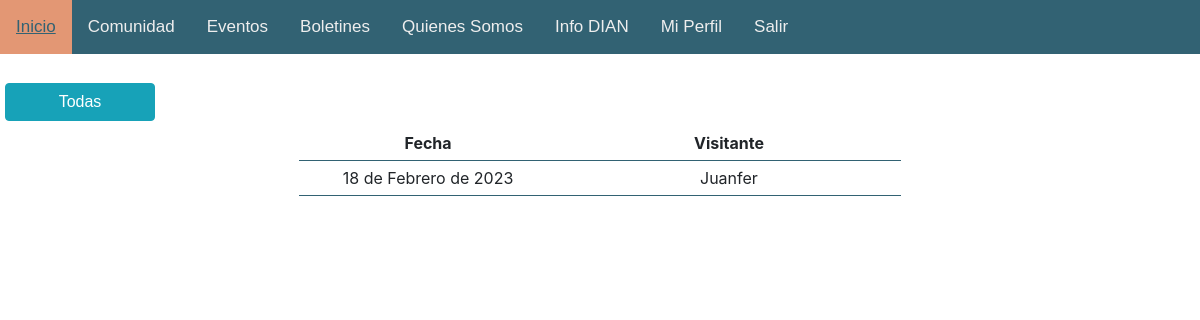
/visit/myvisits/ (signed in), run on an earlier commit of the app's database.
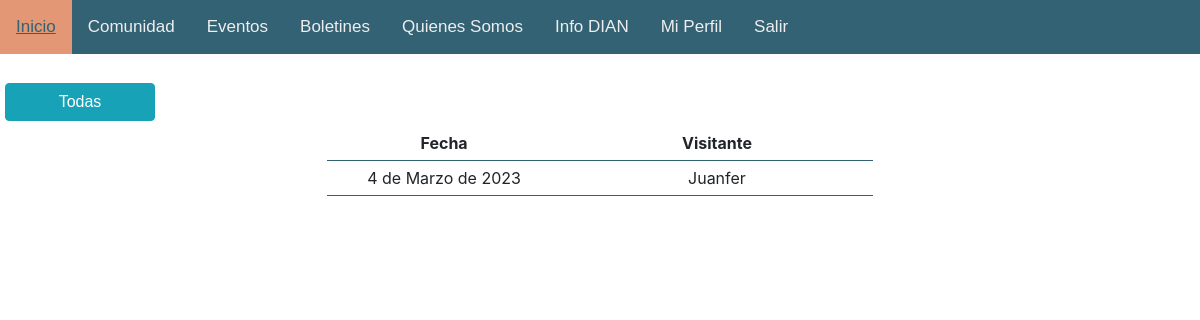
And on a later commit of the database.
### visit/models.py (models this page shows)
class VisitCalendar(models.Model):
    visitor = models.ForeignKey(CustomUser, on_delete=models.CASCADE)
    date = models.DateField()

### users/models.py (models this page shows, shortened)
class CustomUser(models.Model):
    DOC_TYPES = [
        ('cc', 'Cédula Ciudadanía'),
        ('ti', 'Tarjeda de Identidad'),
        ('ce', 'Cédula Extranjería'),
    ]
    user = models.OneToOneField(User, on_delete=models.CASCADE)
    doc_type = models.CharField(max_length=5, default='', blank=True, choices=DOC_TYPES)
    id_number = models.PositiveBigIntegerField(default=None, blank=True, null=True)
    phone_number = models.PositiveBigIntegerField()
    nickname = models.CharField(blank=False, max_length=20)
    birthday = models.DateField()
    mailing_list = models.BooleanField()
    info_manage = models.BooleanField()
    comunidad = models.BooleanField(default=False)
    publicar = models.BooleanField(default=False)
    tiene_reclamacion = models.BooleanField(default=False)
    mtto = models.BooleanField(default=False)
    staff = models.BooleanField(default=False)

### visit/views.py (the view)
# urls.py: path('myvisits/', views.myVisits, name="visit.myvisits"),
@login_required
def myVisits(request):
    user = CustomUser.objects.get(user=request.user)
    comunidad = False
    if user.comunidad == True:
        visits = VisitCalendar.objects.filter(date__range=[date.today()
                                        - timedelta(days=30), date.today() + timedelta(days=300)], visitor=user).order_by('date')
        comunidad =True
    else:
        return HttpResponseRedirect(reverse('home'))
    return render(request, 'visit/myvisits.html', {
        'visits': visits,
        'comunidad': comunidad,
        'nickname': user.nickname,
    })

### visit/templates/visit/myvisits.html (shortened to what this page needs)
{% extends 'base.html' %}
{% load static %}
    {% block body %}
    <br>
    <form action="{% url 'visit.calendar' %}" style="display: inline;">
        <button class="btn btn-info" style="width: 150px;">
            Todas
        </button>
    </form>
    <table class="center">
        <thead>
            <tr>
                <th scope="col">Fecha</th>
                <th scope="col">Visitante</th>
            </tr>
        </thead>
        <tbody>
            {% for visit in visits %}
            <tr>
                <td>{{ visit.date }}</td>
                <td>{{ visit.visitor.nickname }}</td>
            </tr>
            {% endfor %}
        </tbody>
    </table>
    {% endblock %}

What changed in the data, as far as the page shows it:
changed VisitCalendar "Juanfer": date "18 de Febrero de 2023" → "4 de Marzo de 2023"
